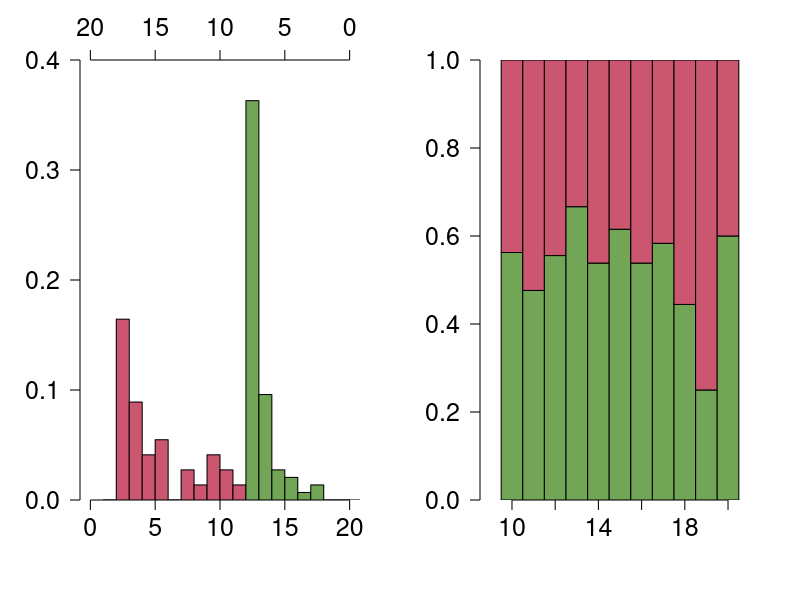

This chart was generated by the following R code:
a<-read.table('Data summary.txt', sep='\t', header=TRUE)

x<-a$move1
cols<-c( '#72a555', '#ca5670')

f<-rep(0,21)
for (i in 0:20){
	j<-length(which(floor(x/1000) == i))
	f[i]<-j
}
f

f<-f/sum(f)

par(las=1, lend=1, cex.lab=1.5, cex.axis=1.5, yaxs='i', mar=c(5,4,3,2), mfrow=c(1,2))
plot(0, type='n', xlim=c(0,20), ylim=c(0,0.4), xlab='', ylab='', axes=FALSE)
axis(1, at=0:4*5)
axis(2)
axis(3, labels=c(20,15,10,5,0), at=0:4*5)

for (i in 1:21){
	col1<-cols[1]
	if (i<12) col1<-cols[2]
	rect(i, 0, i+1, f[i], col=col1)
}

a$compliance1<-ifelse(a$move1<12000,0,1)
for (i in 1:nrow(a)){
	if (is.na(a$move1[i])) a$compliance1[i]<-NA
}

plot(0, type='n', xlim=c(9,21), ylim=c(0,1), xlab='', ylab='', axes=FALSE)
axis(1)
axis(2)
for (ag in 10:20){
	b<-subset(a, a$age==ag)
	y<-mean(b$compliance1, na.rm=TRUE)
	rect(ag-0.5, 0, ag+0.5, y, col=cols[1])
	rect(ag-0.5, y, ag+0.5, 1, col=cols[2])
#	text(ag, 0.1, length(which(!is.na(b$compliance1))))
}
